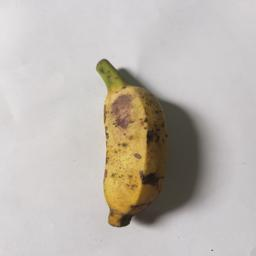
#> input picture app/examples/bangla_kola_bangla_kola_117.jpg, 256 x 256 px; its folder holds only this picture in this run
$ python -i segmentation.py   (imports and definitions only)
#> lines starting #> are read from the running program, lines starting #| are printed output that depends on the picture; after the words box and inside, x2 and y2 are one past the last pixel; in counts of white or black regions, pixels touching at a corner belong together
"""Các phương pháp phân đoạn tách quả chuối khỏi nền (mục 6.7): ngưỡng toàn cục, Otsu,
ngưỡng thích nghi, k-means. Mọi hàm nhận ảnh RGB uint8 và trả về mask uint8 (255 = chuối)."""
from __future__ import annotations

import cv2
import numpy as np


def _fg_is_minority_on_border(mask: np.ndarray) -> np.ndarray:
    """Quy ước chọn phía 'vật': nền là phía chiếm đa số trên viền ảnh (quả chuối nằm giữa ảnh)."""
    b = np.concatenate([mask[0], mask[-1], mask[:, 0], mask[:, -1]])
    return mask if (b > 0).mean() < 0.5 else cv2.bitwise_not(mask)


def global_threshold(img, t: int = 127):
    """Ngưỡng toàn cục cố định trên ảnh xám."""
    g = cv2.cvtColor(img, cv2.COLOR_RGB2GRAY)
    _, m = cv2.threshold(g, t, 255, cv2.THRESH_BINARY_INV)
    return _fg_is_minority_on_border(m)


def otsu_gray(img):
    """Otsu trên ảnh xám (tự chọn ngưỡng tối đa hóa phương sai giữa hai lớp)."""
    g = cv2.GaussianBlur(cv2.cvtColor(img, cv2.COLOR_RGB2GRAY), (5, 5), 0)
    _, m = cv2.threshold(g, 0, 255, cv2.THRESH_BINARY_INV + cv2.THRESH_OTSU)
    return _fg_is_minority_on_border(m)


def adaptive(img, block: int = 51, c: int = 5):
    """Ngưỡng thích nghi: ngưỡng của mỗi điểm = trung bình Gauss vùng lân cận block×block trừ c."""
    g = cv2.GaussianBlur(cv2.cvtColor(img, cv2.COLOR_RGB2GRAY), (5, 5), 0)
    return cv2.adaptiveThreshold(g, 255, cv2.ADAPTIVE_THRESH_GAUSSIAN_C, cv2.THRESH_BINARY_INV, block, c)


def kmeans_color(img, k: int = 2):
    """Gom cụm k-means (k=2) trên màu Lab của từng điểm ảnh; cụm chiếm đa số trên viền là nền."""
    lab = cv2.cvtColor(cv2.GaussianBlur(img, (5, 5), 0), cv2.COLOR_RGB2LAB).reshape(-1, 3).astype(np.float32)
    cv2.setRNGSeed(42)
    crit = (cv2.TERM_CRITERIA_EPS + cv2.TERM_CRITERIA_MAX_ITER, 30, 0.5)
    _, lab_id, _ = cv2.kmeans(lab, k, None, crit, 3, cv2.KMEANS_PP_CENTERS)
    L = lab_id.reshape(img.shape[:2])
    border = np.concatenate([L[0], L[-1], L[:, 0], L[:, -1]])
    bg = np.bincount(border, minlength=k).argmax()
    return ((L != bg) * 255).astype(np.uint8)


def otsu_color_distance(img, ring: int = 8):
    """Otsu trên khoảng cách màu tới nền: lấy màu Lab trung vị của viền ảnh làm màu nền,
    tính khoảng cách Euclidean của từng điểm ảnh tới màu đó rồi tách ngưỡng bằng Otsu."""
    lab = cv2.cvtColor(cv2.GaussianBlur(img, (5, 5), 0), cv2.COLOR_RGB2LAB).astype(np.float32)
    b = np.concatenate([lab[:ring].reshape(-1, 3), lab[-ring:].reshape(-1, 3), lab[:, :ring].reshape(-1, 3), lab[:, -ring:].reshape(-1, 3)])
    d = np.linalg.norm(lab - np.median(b, axis=0), axis=2)
    d8 = np.clip(d * 255.0 / max(d.max(), 1e-6), 0, 255).astype(np.uint8)
    _, m = cv2.threshold(d8, 0, 255, cv2.THRESH_BINARY + cv2.THRESH_OTSU)
    return m


def background_surface(img, order: int = 2, iters: int = 3, small: int = 128):
    """Mô hình nền bậc hai: khớp một mặt bậc hai theo (x, y) cho từng kênh Lab của nền, bắt đầu từ
    vành ngoài của ảnh rồi lặp lại trên các điểm ảnh gần mô hình. Mặt cong mô tả được nền sáng không đều
    (vệt sáng của đèn ở giữa, tối dần ra mép), thứ mà "một màu nền duy nhất" không mô tả được.
    Trả về (ảnh nền Lab float32 cùng kích thước ảnh, bản đồ khoảng cách màu tới nền)."""
#> called with order = 2, iters = 3, small = 128
    h, w = img.shape[:2]
#> h = 256; w = 256
    lab = cv2.cvtColor(cv2.GaussianBlur(img, (5, 5), 0), cv2.COLOR_RGB2LAB).astype(np.float32)
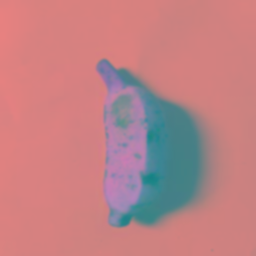
#> lab: shape (256, 256, 3) float32; mean R, G, B 190.8, 129.4, 132.7
    ls = cv2.resize(lab, (small, small), interpolation=cv2.INTER_AREA)
    yy, xx = np.mgrid[0:small, 0:small].astype(np.float32) / (small - 1) * 2 - 1
    terms = [np.ones_like(xx), xx, yy] + ([xx * xx, xx * yy, yy * yy] if order >= 2 else [])
    A = np.stack([t.ravel() for t in terms], 1)
    Y = ls.reshape(-1, 3)
    r = int(0.12 * small)
    inl = np.ones((small, small), bool); inl[r:-r, r:-r] = False
    inl = inl.ravel()
    wgt = np.array([0.6, 1.0, 1.0], np.float32)          # giảm trọng số kênh sáng L để bóng đổ ít bị coi là vật
    for _ in range(iters):
        coef, *_ = np.linalg.lstsq(A[inl], Y[inl], rcond=None)
        d = np.linalg.norm((Y - A @ coef) * wgt, axis=1)
        d8 = np.clip(d * 255.0 / max(d.max(), 1e-6), 0, 255).astype(np.uint8)
        t, _ = cv2.threshold(d8, 0, 255, cv2.THRESH_BINARY + cv2.THRESH_OTSU)
        new = d8 < 0.5 * t
        if new.sum() < 0.2 * new.size:                   # quá ít điểm nền: giữ tập cũ
            break
        inl = new
    bg = cv2.resize((A @ coef).reshape(small, small, 3), (w, h), interpolation=cv2.INTER_LINEAR)
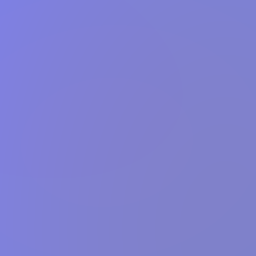
#> bg: shape (256, 256, 3) float32; mean of channels 0, 1, 2 209.9, 129, 128.5; drawn as B, G, R
    dist = np.linalg.norm((lab - bg) * wgt, axis=2)
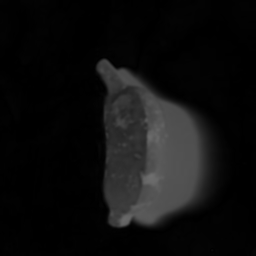
#> dist: shape (256, 256) float32; min 0.0462, max 110.3, mean 15
    return bg, dist


def otsu_background_surface(img):
    """Otsu trên khoảng cách màu tới mô hình nền bậc hai (dùng cho phần mở rộng, mục 12)."""
    _, d = background_surface(img)
    d8 = np.clip(d * 255.0 / max(d.max(), 1e-6), 0, 255).astype(np.uint8)
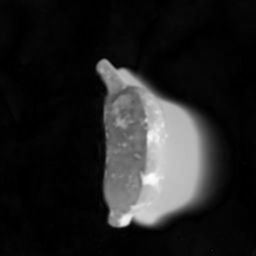
#> d8: shape (256, 256); min 0, max 255, mean 34.1
    _, m = cv2.threshold(d8, 0, 255, cv2.THRESH_BINARY + cv2.THRESH_OTSU)
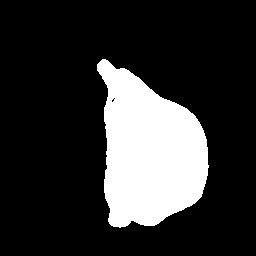
#> m: shape (256, 256); 19.5% white; 1 white region, box (x1, y1, x2, y2) and area: (97, 59, 209, 228) 12792
    return m


def banana_mask_v2(img):
    """Mask dùng cho phần mở rộng: mô hình nền bậc hai + Otsu + hậu xử lý."""
    return clean(otsu_background_surface(img))


def clean(mask, keep_largest: bool = True):
    """Hậu xử lý: đóng/mở hình thái, giữ thành phần liên thông lớn nhất, lấp lỗ."""
#> called with keep_largest = True
    k = cv2.getStructuringElement(cv2.MORPH_ELLIPSE, (5, 5))
#> k = [[0, 0, 1, 0, 0], [1, 1, 1, 1, 1], [1, 1, 1, 1, 1], [1, 1, 1, 1, 1], [0, 0, 1, 0, 0]]
    m = cv2.morphologyEx(cv2.morphologyEx(mask, cv2.MORPH_CLOSE, k), cv2.MORPH_OPEN, k)
#> m: shape (256, 256); 19.5% white; 1 white region, box (x1, y1, x2, y2) and area: (97, 59, 209, 228) 12803
    n, lab, stats, _ = cv2.connectedComponentsWithStats(m, connectivity=8)
#> lab: shape (256, 256) int32; values 0 (black) and 1 (white), 19.5% white; 1 white region
#> n = 2; stats = [[0, 0, 256, 256, 52733], [97, 59, 112, 169, 12803]]
    if n <= 1:
        return m
    if keep_largest:
        m = ((lab == 1 + stats[1:, cv2.CC_STAT_AREA].argmax()) * 255).astype(np.uint8)
    cnts, _ = cv2.findContours(m, cv2.RETR_EXTERNAL, cv2.CHAIN_APPROX_SIMPLE)
#> cnts = 1 contour; box (x1, y1, x2, y2) and area: (97, 59, 209, 228) 12588
    out = np.zeros_like(m)
    cv2.drawContours(out, cnts, -1, 255, -1)
    return out


METHODS = {
    "Ngưỡng toàn cục (T=127)": global_threshold,
    "Otsu (ảnh xám)": otsu_gray,
    "Ngưỡng thích nghi": adaptive,
    "K-means màu (k=2)": kmeans_color,
    "Otsu trên khoảng cách màu tới nền": otsu_color_distance,
}


def banana_mask(img):
    """Mask dùng cho S2: Otsu trên khoảng cách màu tới nền + hậu xử lý (phương pháp được chọn ở S1)."""
    return clean(otsu_color_distance(img))

>>> import cv2
>>> picture = cv2.cvtColor(cv2.imread('../app/examples/bangla_kola_bangla_kola_117.jpg'), cv2.COLOR_BGR2RGB)
>>> result = banana_mask_v2(picture)

$ run again, on app/examples/champa_kola_champa_kola_1035.jpg
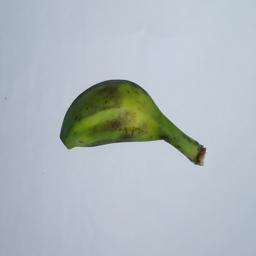
#> input picture app/examples/champa_kola_champa_kola_1035.jpg, 256 x 256 px
#> in background_surface, `lab = cv2.cvtColor(cv2.GaussianBlur(img, (5, 5), 0), cv2.COLOR_RGB2LAB..`:
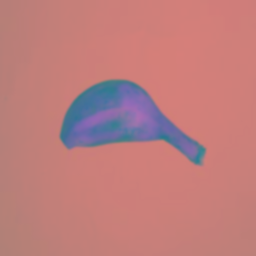
#> lab: shape (256, 256, 3) float32; mean R, G, B 190.4, 125.5, 125.1
#> in otsu_background_surface, `_, m = cv2.threshold(d8, 0, 255, cv2.THRESH_BINARY + cv2.THRESH_OTSU)`:
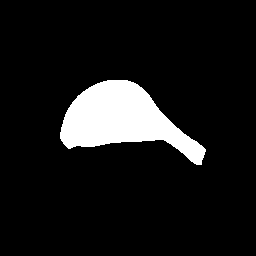
#> m: shape (256, 256); 9.6% white; 1 white region, box (x1, y1, x2, y2) and area: (60, 80, 206, 165) 6292
#> k = [[0, 0, 1, 0, 0], [1, 1, 1, 1, 1], [1, 1, 1, 1, 1], [1, 1, 1, 1, 1], [0, 0, 1, 0, 0]]
#> n = 2; stats = [[0, 0, 256, 256, 59247], [60, 80, 146, 85, 6289]]
#> cnts = 1 contour; box (x1, y1, x2, y2) and area: (60, 80, 206, 165) 6122

$ run again, on app/examples/sabri_kola_sabri_kola_104.jpg
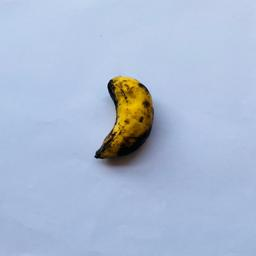
#> input picture app/examples/sabri_kola_sabri_kola_104.jpg, 256 x 256 px
#> in background_surface, `lab = cv2.cvtColor(cv2.GaussianBlur(img, (5, 5), 0), cv2.COLOR_RGB2LAB..`:
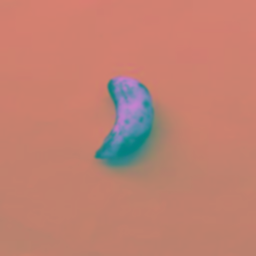
#> lab: shape (256, 256, 3) float32; mean R, G, B 192.1, 128.6, 113.7
#> in otsu_background_surface, `_, m = cv2.threshold(d8, 0, 255, cv2.THRESH_BINARY + cv2.THRESH_OTSU)`:
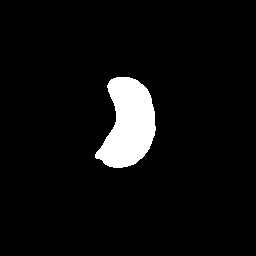
#> m: shape (256, 256); 5.6% white; 1 white region, box (x1, y1, x2, y2) and area: (95, 77, 156, 168) 3660
#> k = [[0, 0, 1, 0, 0], [1, 1, 1, 1, 1], [1, 1, 1, 1, 1], [1, 1, 1, 1, 1], [0, 0, 1, 0, 0]]
#> n = 2; stats = [[0, 0, 256, 256, 61877], [95, 77, 61, 91, 3659]]
#> cnts = 1 contour; box (x1, y1, x2, y2) and area: (95, 77, 156, 168) 3543

$ run again, on app/examples/sagor_kola_sagor_kola_110.jpg
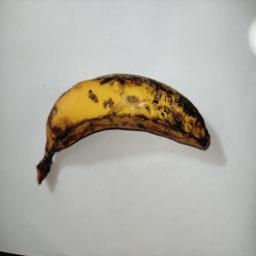
#> input picture app/examples/sagor_kola_sagor_kola_110.jpg, 256 x 256 px
#> the loop in background_surface, `for _ in range(iters):` made 3 passes
#> t on passes 1 to 3: 87, 85, 85
#> in otsu_background_surface, `_, m = cv2.threshold(d8, 0, 255, cv2.THRESH_BINARY + cv2.THRESH_OTSU)`:
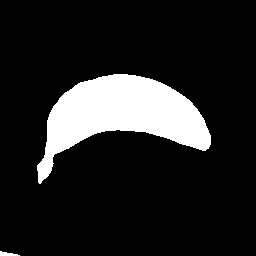
#> m: shape (256, 256); 13.6% white; 2 white regions, box (x1, y1, x2, y2) and area: (37, 74, 211, 184) 8821, (0, 251, 20, 256) 60
#> k = [[0, 0, 1, 0, 0], [1, 1, 1, 1, 1], [1, 1, 1, 1, 1], [1, 1, 1, 1, 1], [0, 0, 1, 0, 0]]
#> in clean, `n, lab, stats, _ = cv2.connectedComponentsWithStats(m, connectivity=8)`:
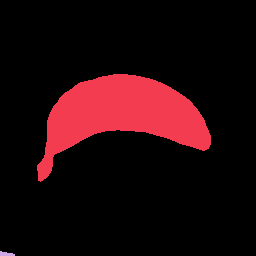
#> lab: shape (256, 256) int32; 3 distinct labels, from 0 to 2; one colour per label, 0 black
#> n = 3; stats = [[0, 0, 256, 256, 56675], [37, 74, 174, 108, 8809], [0, 251, 15, 5, 52]]
#> cnts = 1 contour; box (x1, y1, x2, y2) and area: (37, 74, 211, 182) 8586
